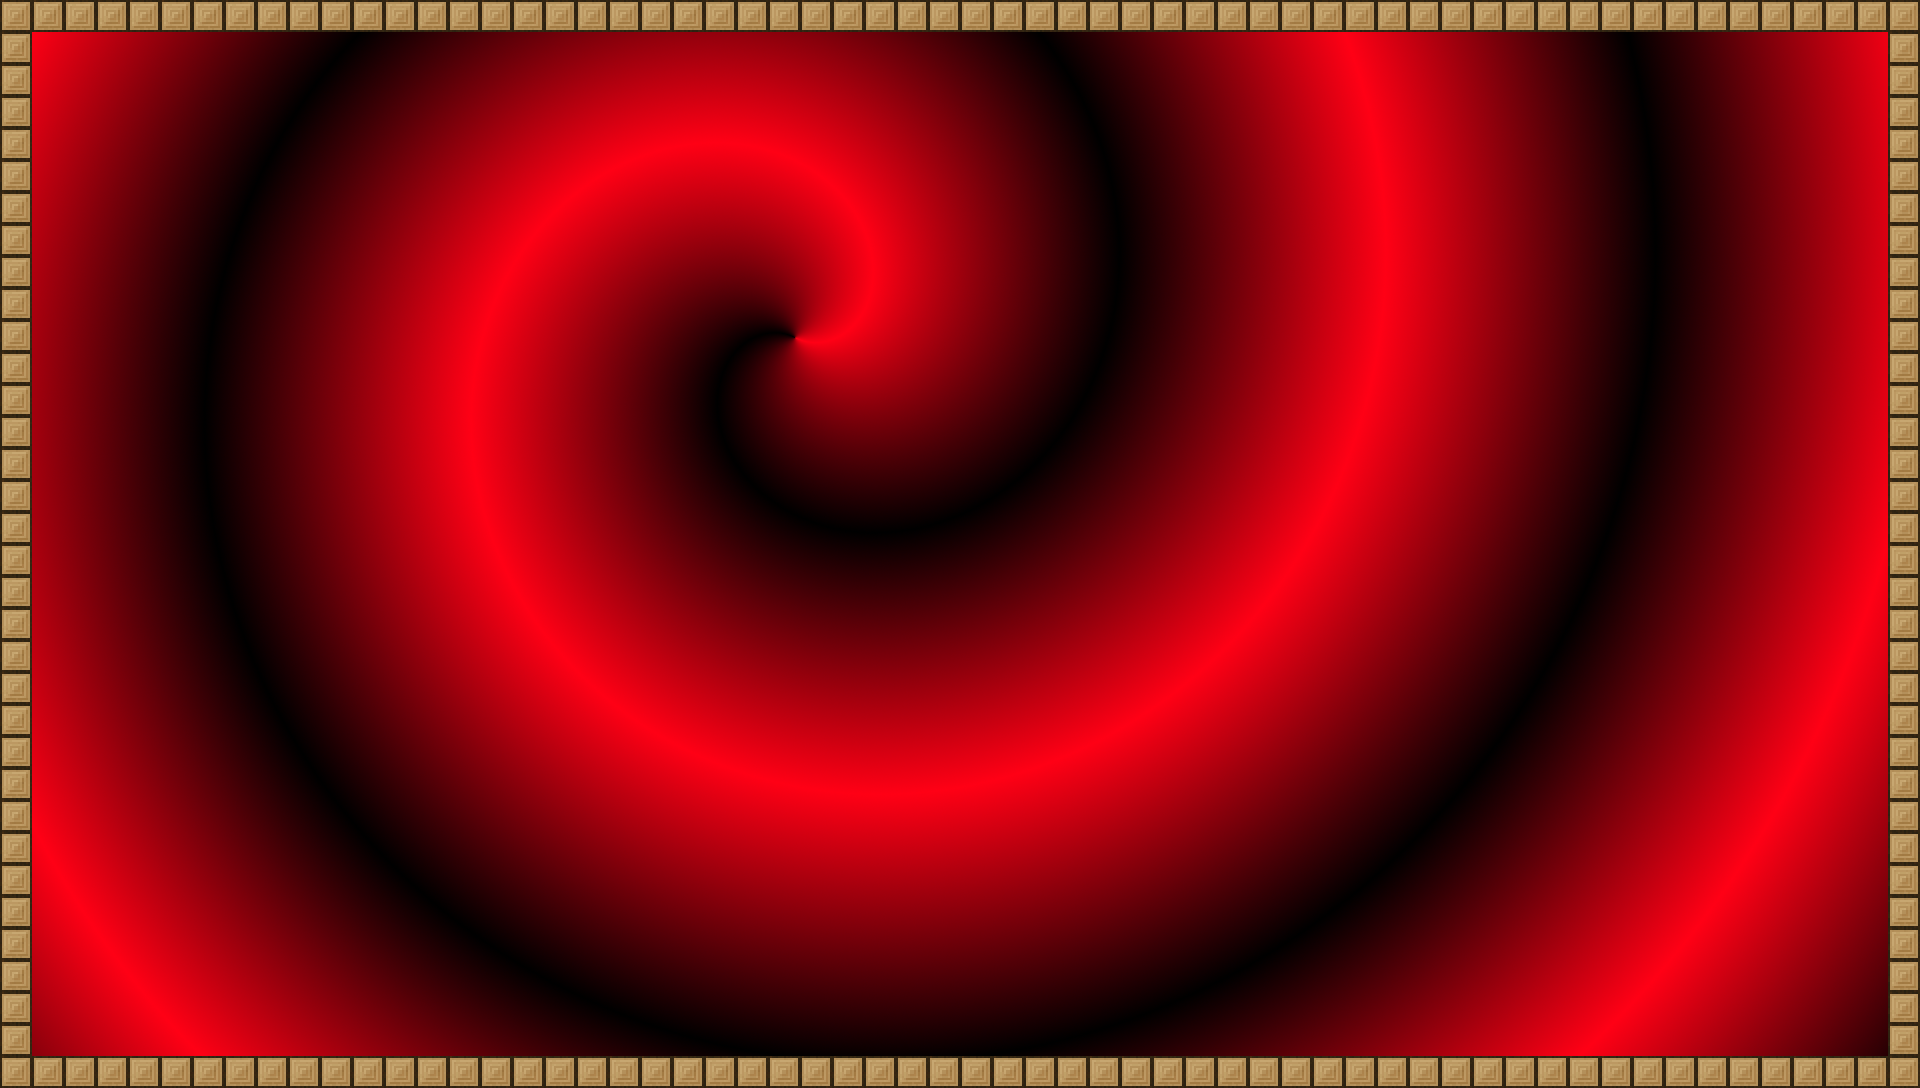

A level layout from a 2D game, rendered from its tile map. Below: a short description, then the map file with tile-grid data replaced by summaries:
An orthogonal 120x68 tile map with 16x16 px tiles, 1 tile layer (sprites), 1 image layer and 9 objects.

<map version="1.0" orientation="orthogonal" renderorder="right-down" width="120" height="68" tilewidth="16" tileheight="16">
 <tileset firstgid="1" name="wood" tilewidth="32" tileheight="32">
  <image source="../tiles/wbrixx32.png" width="32" height="32" />
  <tile id="0">
   <objectgroup draworder="index" />
  </tile>
 </tileset>
 <imagelayer name="background">
  <image source="../backgrounds/redspiral.png" />
 </imagelayer>
 <layer name="sprites" width="120" height="68">
  <data>[8160 cells, 184 non-empty, 1 distinct tile ids]</data>
 </layer>
 <objectgroup name="collisions" visible="0">
  <properties>
   <property name="collidable" value="true" />
  </properties>
  <object x="0" y="0" width="1920" height="32">
   <properties>
    <property name="collidable" value="true" />
   </properties>
  </object>
  <object x="0" y="1056" width="1920" height="32" />
  <object x="0" y="32" width="32" height="1024" />
  <object x="1888" y="32" width="32" height="1024" />
 </objectgroup>
 <objectgroup name="spawns" visible="0">
  <object x="1344.55" y="900.091" width="20" height="18" />
  <object x="1341.52" y="160.697" width="20" height="18" />
  <object x="450.606" y="142.515" width="20" height="18" />
  <object x="474.848" y="897.061" width="20" height="18" />
 </objectgroup>
 <objectgroup name="powerups" visible="0">
  <object x="900" y="472" width="28" height="28" />
 </objectgroup>
</map>